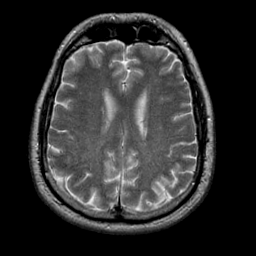
%> input picture SkullRemoved/MRimage/099.png, 256 x 256 px
$ octave skull.m   (GNU Octave 9; MATLAB toolbox functions it lacks are replaced by stand-ins)
%> lines starting %> are read from the running program, lines starting %| are printed output that depends on the picture; in (x1, y1, x2, y2) boxes, pixels count from 0 and x2, y2 are one past the last pixel; in counts of white or black regions, pixels touching at a corner belong together; the program's own positions count from 1
clc,clear
p=input("选择disk结构元素[输入0]还是octagon结构元素[输入1]");
%> the answer given: 3

I=imread('MRimage\\099.png');
%> I is the input picture: size 256x256 uint8; min 0, max 255, mean 45.2
figure(1);
subplot(3,2,1);
imshow(I);
subplot(3,2,2);
imhist(I);title('灰度图');
%自动选择阈值
T2=graythresh(I);
%> T2 = 0.206
BW2=imbinarize(I,T2);%Otus进行分割
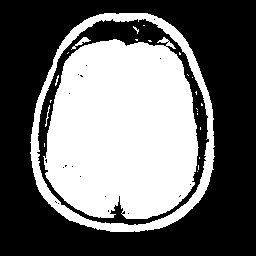
%> BW2: size 256x256 logical; 42.5% white; 24 white regions (20 under 20 px), largest, box (x1, y1, x2, y2) and area: (43, 37, 199, 219) 22823, (30, 13, 215, 232) 4863, (71, 37, 91, 50) 71, (45, 105, 50, 127) 29
subplot(3,2,3);imshow(BW2),title('Otus阈值进行分割');
%BW2为大津法所得图像

if p==0
   se=strel('disk',8);se2=strel('disk',24);
else
   se=strel('octagon',9);se2=strel('octagon',27);
end

BW3=imopen(BW2,se);%开操作
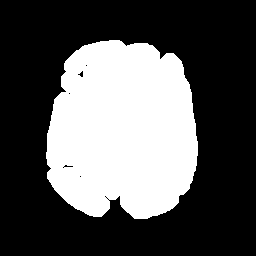
%> BW3: size 256x256 logical; 33.8% white; 1 white region, box (x1, y1, x2, y2) and area: (46, 40, 198, 219) 22176
subplot(3,2,4);imshow(BW3);title('开操作');
BW4=imclose(BW3,se2);%闭操作
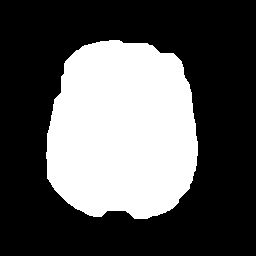
%> BW4: size 256x256 logical; 34.2% white; 1 white region, box (x1, y1, x2, y2) and area: (46, 40, 198, 219) 22432
subplot(3,2,5);imshow(BW4);title("闭操作");
J=immultiply(I,BW4);%与原图像相乘
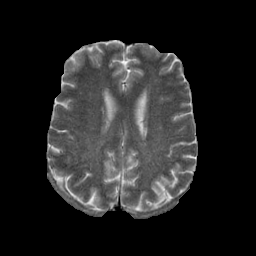
%> J: size 256x256 uint8; min 0, max 255, mean 34.3
imwrite(J, 'D:\MRimage\990.png');
subplot(3,2,6);imshow(J);title('与原图像相乘');
%> after `title('与原图像相乘')`:
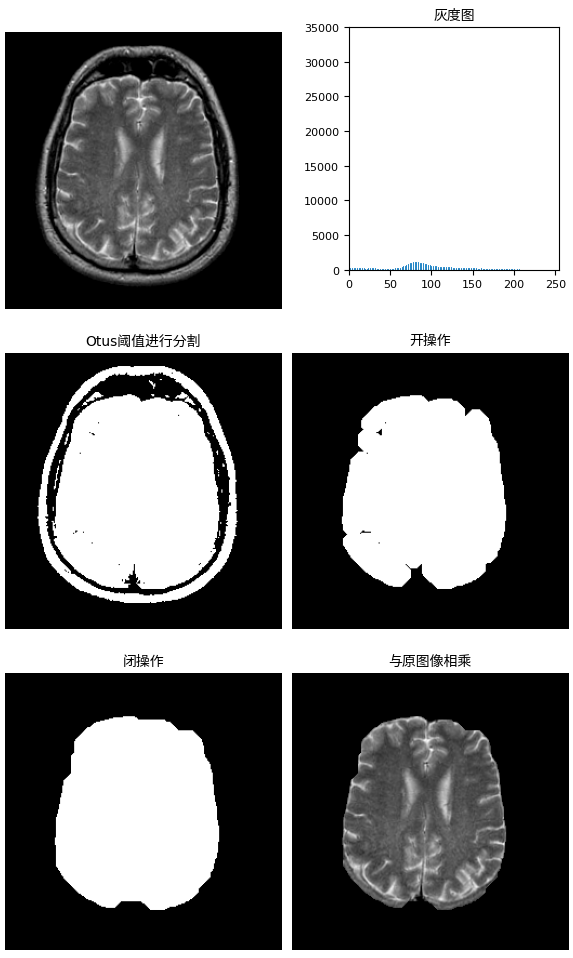
%> figure redrawn from the program's plot data, 6 panels

$ run again, with SkullRemoved/MRimage/100.png copied over SkullRemoved/MRimage/099.png
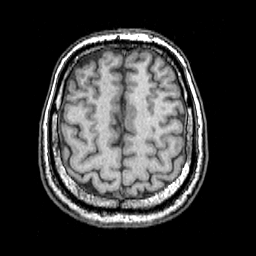
%> input picture SkullRemoved/MRimage/100.png, 256 x 256 px
%> I is the input picture: size 256x256 uint8; min 0, max 255, mean 56.3
%> T2 = 0.327
%> `BW2=imbinarize(I,T2);`:
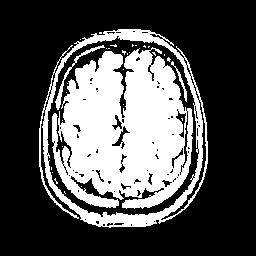
%> BW2: size 256x256 logical; 31.9% white; 31 white regions (27 under 20 px), largest, box (x1, y1, x2, y2) and area: (52, 47, 193, 209) 16035, (39, 29, 208, 228) 4410, (55, 45, 105, 110) 251, (171, 61, 187, 102) 98
%> BW3: size 256x256 logical; 13.7% white; 2 white regions, box (x1, y1, x2, y2) and area: (124, 68, 183, 179) 4665, (64, 66, 123, 181) 4295
%> BW4: size 256x256 logical; 15.8% white; 1 white region, box (x1, y1, x2, y2) and area: (64, 66, 183, 181) 10364
%> `J=immultiply(I,BW4);`:
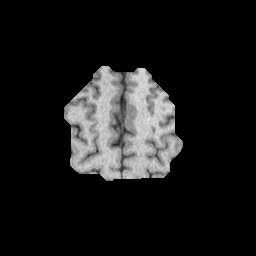
%> J: size 256x256 uint8; min 0, max 238, mean 25.5

$ run again, with SkullRemoved/MRimage/102.png copied over SkullRemoved/MRimage/099.png
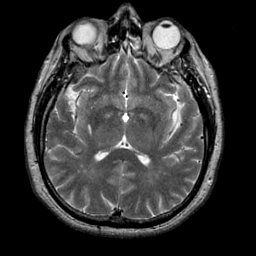
%> input picture SkullRemoved/MRimage/102.png, 256 x 256 px
%> I is the input picture: size 256x256 uint8; min 0, max 255, mean 52.1
%> T2 = 0.222
%> `BW2=imbinarize(I,T2);`:
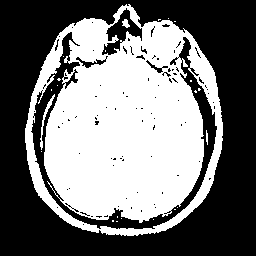
%> BW2: size 256x256 logical; 45.8% white; 23 white regions (19 under 20 px), largest, box (x1, y1, x2, y2) and area: (25, 4, 223, 236) 29759, (40, 94, 55, 150) 134, (122, 19, 130, 28) 45, (206, 130, 208, 145) 24
%> BW3: size 256x256 logical; 31.6% white; 3 white regions, box (x1, y1, x2, y2) and area: (44, 52, 204, 216) 18988, (146, 26, 183, 61) 890, (72, 20, 107, 51) 847
%> BW4: size 256x256 logical; 35% white; 1 white region, box (x1, y1, x2, y2) and area: (44, 20, 204, 216) 22969
%> `J=immultiply(I,BW4);`:
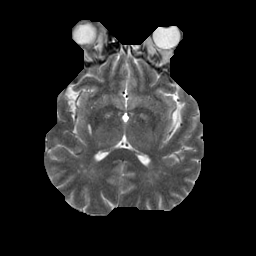
%> J: size 256x256 uint8; min 0, max 255, mean 36.8

$ run again, with SkullRemoved/MRimage/103.png copied over SkullRemoved/MRimage/099.png
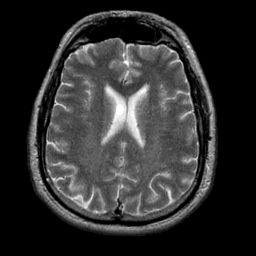
%> input picture SkullRemoved/MRimage/103.png, 256 x 256 px
%> I is the input picture: size 256x256 uint8; min 0, max 255, mean 46.7
%> T2 = 0.206
%> `BW2=imbinarize(I,T2);`:
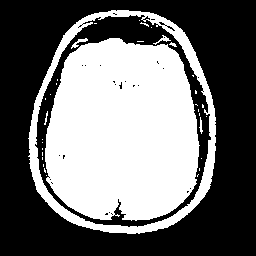
%> BW2: size 256x256 logical; 43.4% white; 34 white regions (27 under 20 px), largest, box (x1, y1, x2, y2) and area: (45, 38, 200, 221) 23279, (28, 10, 216, 234) 4914, (71, 38, 88, 49) 59
%> BW3: size 256x256 logical; 34.9% white; 1 white region, box (x1, y1, x2, y2) and area: (46, 38, 199, 220) 22847
%> BW4: size 256x256 logical; 35.2% white; 1 white region, box (x1, y1, x2, y2) and area: (46, 38, 199, 220) 23076
%> `J=immultiply(I,BW4);`:
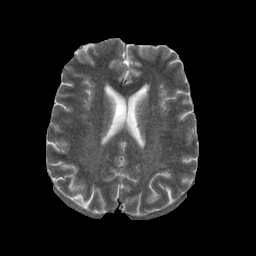
%> J: size 256x256 uint8; min 0, max 255, mean 36
